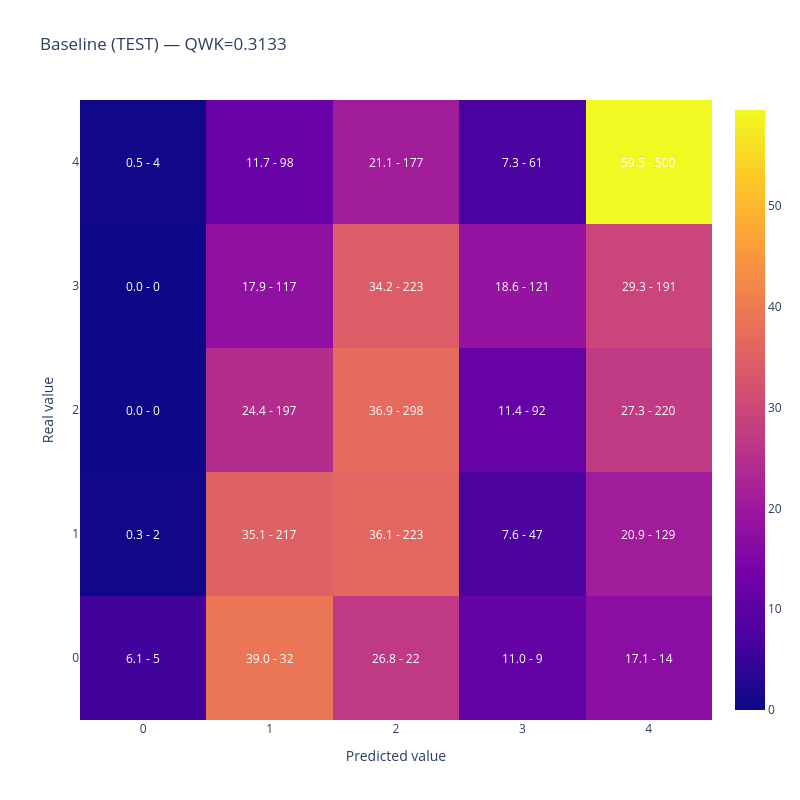

Source (notebook cell):
### Code cell
# ── Baseline: métricas en TEST ─────────────────────────────────────────────
qwk_baseline_test  = cohen_kappa_score(y_test_base, y_pred_test_baseline, weights='quadratic')
f1_baseline_test   = f1_score(y_test_base, y_pred_test_baseline, average='macro')
acc_baseline_test  = accuracy_score(y_test_base, y_pred_test_baseline)
bacc_baseline_test = balanced_accuracy_score(y_test_base, y_pred_test_baseline)

# ── Baseline: métricas en META_TRAIN (solo si aplica) ──────────────────────
if USE_META_TRAIN:
    qwk_baseline_meta  = cohen_kappa_score(y_meta_base, y_pred_meta_baseline, weights='quadratic')
    f1_baseline_meta   = f1_score(y_meta_base, y_pred_meta_baseline, average='macro')
    acc_baseline_meta  = accuracy_score(y_meta_base, y_pred_meta_baseline)
    bacc_baseline_meta = balanced_accuracy_score(y_meta_base, y_pred_meta_baseline)
else:
    qwk_baseline_meta = f1_baseline_meta = acc_baseline_meta = bacc_baseline_meta = None

print('=' * 55)
print('BASELINE — TEST')
print(f'  QWK              : {qwk_baseline_test:.4f}')
print(f'  Macro F1         : {f1_baseline_test:.4f}')
print(f'  Accuracy         : {acc_baseline_test:.4f}')
print(f'  Balanced Accuracy: {bacc_baseline_test:.4f}')
if USE_META_TRAIN:
    print('-' * 55)
    print('BASELINE — META_TRAIN')
    print(f'  QWK              : {qwk_baseline_meta:.4f}')
    print(f'  Macro F1         : {f1_baseline_meta:.4f}')
    print(f'  Accuracy         : {acc_baseline_meta:.4f}')
    print(f'  Balanced Accuracy: {bacc_baseline_meta:.4f}')
print('=' * 55)

plot_confusion_matrix(
    y_test_base, y_pred_test_baseline,
    title=f'Baseline (TEST) — QWK={qwk_baseline_test:.4f}',
).show()

### Figure 1 — Plotly figure (JSON) as saved in the notebook; plotly's stock layout.template omitted (floating-point values rounded to 4 significant figures)
{"data": [{"type": "heatmap", "x": [0, 1, 2, 3, 4], "y": [0, 1, 2, 3, 4], "z": [[6.098, 39.02, 26.83, 10.98, 17.07], [0.3236, 35.11, 36.08, 7.605, 20.87], [0.0, 24.41, 36.93, 11.4, 27.26], [0.0, 17.94, 34.2, 18.56, 29.29], [0.4762, 11.67, 21.07, 7.262, 59.52]]}], "layout": {"annotations": [{"font": {"color": "white"}, "showarrow": false, "text": "6.1 - 5", "x": 0, "xref": "x", "y": 0, "yref": "y"}, {"font": {"color": "white"}, "showarrow": false, "text": "39.0 - 32", "x": 1, "xref": "x", "y": 0, "yref": "y"}, {"font": {"color": "white"}, "showarrow": false, "text": "26.8 - 22", "x": 2, "xref": "x", "y": 0, "yref": "y"}, {"font": {"color": "white"}, "showarrow": false, "text": "11.0 - 9", "x": 3, "xref": "x", "y": 0, "yref": "y"}, {"font": {"color": "white"}, "showarrow": false, "text": "17.1 - 14", "x": 4, "xref": "x", "y": 0, "yref": "y"}, {"font": {"color": "white"}, "showarrow": false, "text": "0.3 - 2", "x": 0, "xref": "x", "y": 1, "yref": "y"}, {"font": {"color": "white"}, "showarrow": false, "text": "35.1 - 217", "x": 1, "xref": "x", "y": 1, "yref": "y"}, {"font": {"color": "white"}, "showarrow": false, "text": "36.1 - 223", "x": 2, "xref": "x", "y": 1, "yref": "y"}, {"font": {"color": "white"}, "showarrow": false, "text": "7.6 - 47", "x": 3, "xref": "x", "y": 1, "yref": "y"}, {"font": {"color": "white"}, "showarrow": false, "text": "20.9 - 129", "x": 4, "xref": "x", "y": 1, "yref": "y"}, {"font": {"color": "white"}, "showarrow": false, "text": "0.0 - 0", "x": 0, "xref": "x", "y": 2, "yref": "y"}, {"font": {"color": "white"}, "showarrow": false, "text": "24.4 - 197", "x": 1, "xref": "x", "y": 2, "yref": "y"}, {"font": {"color": "white"}, "showarrow": false, "text": "36.9 - 298", "x": 2, "xref": "x", "y": 2, "yref": "y"}, {"font": {"color": "white"}, "showarrow": false, "text": "11.4 - 92", "x": 3, "xref": "x", "y": 2, "yref": "y"}, {"font": {"color": "white"}, "showarrow": false, "text": "27.3 - 220", "x": 4, "xref": "x", "y": 2, "yref": "y"}, {"font": {"color": "white"}, "showarrow": false, "text": "0.0 - 0", "x": 0, "xref": "x", "y": 3, "yref": "y"}, {"font": {"color": "white"}, "showarrow": false, "text": "17.9 - 117", "x": 1, "xref": "x", "y": 3, "yref": "y"}, {"font": {"color": "white"}, "showarrow": false, "text": "34.2 - 223", "x": 2, "xref": "x", "y": 3, "yref": "y"}, {"font": {"color": "white"}, "showarrow": false, "text": "18.6 - 121", "x": 3, "xref": "x", "y": 3, "yref": "y"}, {"font": {"color": "white"}, "showarrow": false, "text": "29.3 - 191", "x": 4, "xref": "x", "y": 3, "yref": "y"}, {"font": {"color": "white"}, "showarrow": false, "text": "0.5 - 4", "x": 0, "xref": "x", "y": 4, "yref": "y"}, {"font": {"color": "white"}, "showarrow": false, "text": "11.7 - 98", "x": 1, "xref": "x", "y": 4, "yref": "y"}, {"font": {"color": "white"}, "showarrow": false, "text": "21.1 - 177", "x": 2, "xref": "x", "y": 4, "yref": "y"}, {"font": {"color": "white"}, "showarrow": false, "text": "7.3 - 61", "x": 3, "xref": "x", "y": 4, "yref": "y"}, {"font": {"color": "white"}, "showarrow": false, "text": "59.5 - 500", "x": 4, "xref": "x", "y": 4, "yref": "y"}], "height": 800, "title": {"text": "Baseline (TEST) — QWK=0.3133"}, "width": 800, "xaxis": {"title": {"text": "Predicted value"}}, "yaxis": {"title": {"text": "Real value"}}}}
